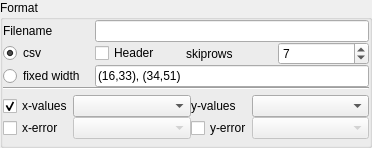
<?xml version="1.0" encoding="UTF-8"?>
<ui version="4.0">
 <class>Form</class>
 <widget class="QWidget" name="Form">
  <property name="geometry">
   <rect>
    <x>0</x>
    <y>0</y>
    <width>372</width>
    <height>148</height>
   </rect>
  </property>
  <property name="windowTitle">
   <string>Form</string>
  </property>
  <layout class="QVBoxLayout" name="verticalLayout">
   <property name="spacing">
    <number>0</number>
   </property>
   <property name="leftMargin">
    <number>0</number>
   </property>
   <property name="topMargin">
    <number>0</number>
   </property>
   <property name="rightMargin">
    <number>0</number>
   </property>
   <property name="bottomMargin">
    <number>0</number>
   </property>
   <item>
    <widget class="QGroupBox" name="groupBox">
     <property name="title">
      <string>Format</string>
     </property>
     <layout class="QGridLayout" name="gridLayout">
      <property name="leftMargin">
       <number>0</number>
      </property>
      <property name="topMargin">
       <number>0</number>
      </property>
      <property name="rightMargin">
       <number>0</number>
      </property>
      <property name="bottomMargin">
       <number>0</number>
      </property>
      <property name="spacing">
       <number>0</number>
      </property>
      <item row="3" column="2">
       <widget class="QLabel" name="label">
        <property name="text">
         <string>skiprows</string>
        </property>
       </widget>
      </item>
      <item row="1" column="1" colspan="3">
       <widget class="QLineEdit" name="lineEdit_8">
        <property name="enabled">
         <bool>true</bool>
        </property>
        <property name="toolTip">
         <string>The filename of the currently opened file</string>
        </property>
        <property name="dragEnabled">
         <bool>false</bool>
        </property>
        <property name="readOnly">
         <bool>true</bool>
        </property>
        <property name="cursorMoveStyle">
         <enum>Qt::VisualMoveStyle</enum>
        </property>
       </widget>
      </item>
      <item row="3" column="0">
       <widget class="QRadioButton" name="radioButton_2">
        <property name="toolTip">
         <string>Select this if the file that is being opened is a comma separated value file.</string>
        </property>
        <property name="text">
         <string>csv</string>
        </property>
        <property name="checked">
         <bool>true</bool>
        </property>
       </widget>
      </item>
      <item row="1" column="0">
       <widget class="QLabel" name="label_2">
        <property name="text">
         <string>Filename</string>
        </property>
       </widget>
      </item>
      <item row="3" column="1">
       <widget class="QCheckBox" name="checkBox_2">
        <property name="enabled">
         <bool>true</bool>
        </property>
        <property name="toolTip">
         <string>If this checkbox is checked, the column header of the file is processed</string>
        </property>
        <property name="text">
         <string>Header</string>
        </property>
        <property name="checked">
         <bool>false</bool>
        </property>
       </widget>
      </item>
      <item row="3" column="3">
       <widget class="QSpinBox" name="spinBox">
        <property name="toolTip">
         <string>This corresponds to the number of lines that are being skipped before the header of the columns</string>
        </property>
        <property name="maximum">
         <number>9999</number>
        </property>
        <property name="value">
         <number>7</number>
        </property>
       </widget>
      </item>
      <item row="7" column="0">
       <widget class="QRadioButton" name="radioButton">
        <property name="text">
         <string>fixed width</string>
        </property>
        <property name="checked">
         <bool>false</bool>
        </property>
       </widget>
      </item>
      <item row="8" column="0" colspan="4">
       <widget class="Line" name="line_2">
        <property name="orientation">
         <enum>Qt::Horizontal</enum>
        </property>
       </widget>
      </item>
      <item row="7" column="1" colspan="3">
       <widget class="QLineEdit" name="lineEdit">
        <property name="text">
         <string>(16,33), (34,51)</string>
        </property>
       </widget>
      </item>
      <item row="9" column="0" colspan="4">
       <widget class="QWidget" name="widget" native="true">
        <layout class="QVBoxLayout" name="verticalLayout_2">
         <property name="spacing">
          <number>0</number>
         </property>
         <property name="leftMargin">
          <number>0</number>
         </property>
         <property name="topMargin">
          <number>0</number>
         </property>
         <property name="rightMargin">
          <number>0</number>
         </property>
         <property name="bottomMargin">
          <number>0</number>
         </property>
         <item>
          <layout class="QGridLayout" name="gridLayout_2">
           <property name="spacing">
            <number>0</number>
           </property>
           <item row="1" column="1">
            <widget class="QComboBox" name="comboBox_error_x_column">
             <property name="enabled">
              <bool>false</bool>
             </property>
             <property name="editable">
              <bool>false</bool>
             </property>
            </widget>
           </item>
           <item row="1" column="0">
            <widget class="QCheckBox" name="checkBox_3">
             <property name="sizePolicy">
              <sizepolicy hsizetype="Fixed" vsizetype="Fixed">
               <horstretch>0</horstretch>
               <verstretch>0</verstretch>
              </sizepolicy>
             </property>
             <property name="layoutDirection">
              <enum>Qt::LeftToRight</enum>
             </property>
             <property name="text">
              <string>x-error</string>
             </property>
            </widget>
           </item>
           <item row="0" column="3">
            <widget class="QComboBox" name="comboBox_y_column">
             <property name="editable">
              <bool>false</bool>
             </property>
            </widget>
           </item>
           <item row="1" column="2">
            <widget class="QCheckBox" name="checkBox_4">
             <property name="sizePolicy">
              <sizepolicy hsizetype="Fixed" vsizetype="Fixed">
               <horstretch>0</horstretch>
               <verstretch>0</verstretch>
              </sizepolicy>
             </property>
             <property name="layoutDirection">
              <enum>Qt::LeftToRight</enum>
             </property>
             <property name="text">
              <string>y-error</string>
             </property>
            </widget>
           </item>
           <item row="1" column="3">
            <widget class="QComboBox" name="comboBox_error_y_column">
             <property name="enabled">
              <bool>false</bool>
             </property>
             <property name="editable">
              <bool>false</bool>
             </property>
            </widget>
           </item>
           <item row="0" column="0">
            <widget class="QCheckBox" name="checkBox">
             <property name="sizePolicy">
              <sizepolicy hsizetype="Fixed" vsizetype="Fixed">
               <horstretch>0</horstretch>
               <verstretch>0</verstretch>
              </sizepolicy>
             </property>
             <property name="text">
              <string>x-values</string>
             </property>
             <property name="checked">
              <bool>true</bool>
             </property>
            </widget>
           </item>
           <item row="0" column="1">
            <widget class="QComboBox" name="comboBox_x_column">
             <property name="editable">
              <bool>false</bool>
             </property>
            </widget>
           </item>
           <item row="0" column="2">
            <widget class="QLabel" name="label_3">
             <property name="sizePolicy">
              <sizepolicy hsizetype="Fixed" vsizetype="Preferred">
               <horstretch>0</horstretch>
               <verstretch>0</verstretch>
              </sizepolicy>
             </property>
             <property name="text">
              <string>y-values</string>
             </property>
            </widget>
           </item>
          </layout>
         </item>
        </layout>
       </widget>
      </item>
     </layout>
    </widget>
   </item>
  </layout>
  <action name="actionUseHeader">
   <property name="text">
    <string>UseHeader</string>
   </property>
  </action>
  <action name="actionSkiprows">
   <property name="text">
    <string>Skiprows</string>
   </property>
  </action>
  <action name="actionColspecs">
   <property name="text">
    <string>colspecs</string>
   </property>
  </action>
  <action name="actionCsvType">
   <property name="text">
    <string>csvType</string>
   </property>
  </action>
  <action name="actionSetError">
   <property name="text">
    <string>setErrorX</string>
   </property>
  </action>
  <action name="actionReverseData">
   <property name="text">
    <string>ReverseData</string>
   </property>
  </action>
  <action name="actionColumnsChanged">
   <property name="text">
    <string>ColumnsChanged</string>
   </property>
  </action>
 </widget>
 <resources/>
 <connections>
  <connection>
   <sender>checkBox_3</sender>
   <signal>toggled(bool)</signal>
   <receiver>comboBox_error_x_column</receiver>
   <slot>setEnabled(bool)</slot>
   <hints>
    <hint type="sourcelabel">
     <x>38</x>
     <y>126</y>
    </hint>
    <hint type="destinationlabel">
     <x>111</x>
     <y>126</y>
    </hint>
   </hints>
  </connection>
  <connection>
   <sender>checkBox_4</sender>
   <signal>toggled(bool)</signal>
   <receiver>comboBox_error_y_column</receiver>
   <slot>setEnabled(bool)</slot>
   <hints>
    <hint type="sourcelabel">
     <x>174</x>
     <y>126</y>
    </hint>
    <hint type="destinationlabel">
     <x>237</x>
     <y>126</y>
    </hint>
   </hints>
  </connection>
  <connection>
   <sender>checkBox</sender>
   <signal>toggled(bool)</signal>
   <receiver>comboBox_x_column</receiver>
   <slot>setEnabled(bool)</slot>
   <hints>
    <hint type="sourcelabel">
     <x>38</x>
     <y>106</y>
    </hint>
    <hint type="destinationlabel">
     <x>111</x>
     <y>106</y>
    </hint>
   </hints>
  </connection>
  <connection>
   <sender>checkBox_2</sender>
   <signal>toggled(bool)</signal>
   <receiver>actionUseHeader</receiver>
   <slot>trigger()</slot>
   <hints>
    <hint type="sourcelabel">
     <x>107</x>
     <y>43</y>
    </hint>
    <hint type="destinationlabel">
     <x>-1</x>
     <y>-1</y>
    </hint>
   </hints>
  </connection>
  <connection>
   <sender>spinBox</sender>
   <signal>valueChanged(QString)</signal>
   <receiver>actionSkiprows</receiver>
   <slot>trigger()</slot>
   <hints>
    <hint type="sourcelabel">
     <x>230</x>
     <y>43</y>
    </hint>
    <hint type="destinationlabel">
     <x>-1</x>
     <y>-1</y>
    </hint>
   </hints>
  </connection>
  <connection>
   <sender>lineEdit</sender>
   <signal>textChanged(QString)</signal>
   <receiver>actionColspecs</receiver>
   <slot>trigger()</slot>
   <hints>
    <hint type="sourcelabel">
     <x>169</x>
     <y>63</y>
    </hint>
    <hint type="destinationlabel">
     <x>-1</x>
     <y>-1</y>
    </hint>
   </hints>
  </connection>
  <connection>
   <sender>checkBox_3</sender>
   <signal>toggled(bool)</signal>
   <receiver>actionSetError</receiver>
   <slot>trigger()</slot>
   <hints>
    <hint type="sourcelabel">
     <x>30</x>
     <y>127</y>
    </hint>
    <hint type="destinationlabel">
     <x>-1</x>
     <y>-1</y>
    </hint>
   </hints>
  </connection>
  <connection>
   <sender>checkBox_4</sender>
   <signal>toggled(bool)</signal>
   <receiver>actionSetError</receiver>
   <slot>trigger()</slot>
   <hints>
    <hint type="sourcelabel">
     <x>163</x>
     <y>127</y>
    </hint>
    <hint type="destinationlabel">
     <x>-1</x>
     <y>-1</y>
    </hint>
   </hints>
  </connection>
 </connections>
</ui>
